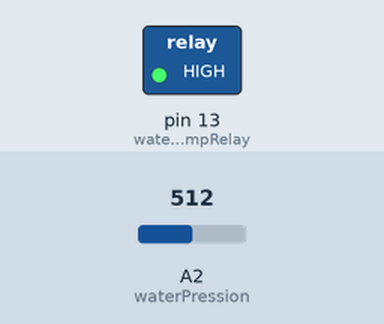
Recording of a sketch running on a simulated Arduino Uno, built with avr-gcc and run on an emulated ATmega328P. Shown: switched loads named in the sketch (green lamp = pin HIGH). The inputs (shaded band) are chosen by the test bench; at power-on: A2 (waterPression) = 512.

Above: at 6.2 s.
6.3 s: A2 (waterPression) set to 162
8.2 s: A2 (waterPression) set to 140
At 9.9 s:
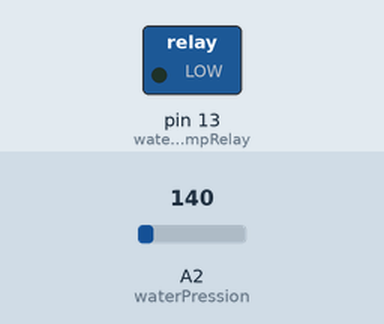
10.5 s: A2 (waterPression) set to 217
12.2 s: A2 (waterPression) set to 240
At 14.1 s:
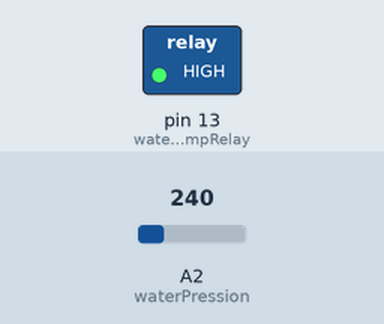
14.5 s: A2 (waterPression) set to 122
At 15.7 s:
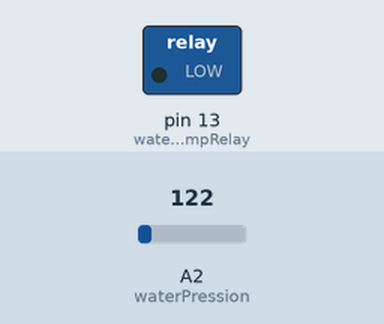
Timing chart, 0 to 17.5 s (numbered marks = the images above; inputs shaded):
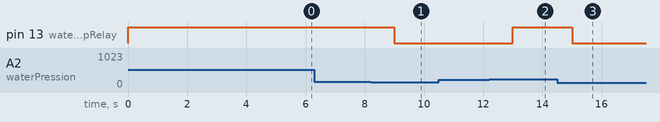

Measured:
- the behaviour switches between 151 and 150 on A2 (waterPression) (found by bisection; images 0 and 1)
- the behaviour switches between 232 and 233 on A2 (waterPression) (found by bisection; images 1 and 2)
- after the input at 6.3 s, every drawn part: stays the same
- after the input at 8.2 s, pin 13 (waterPumpRelay): HIGH → LOW after 0.80 s
- after the input at 10.5 s, every drawn part: stays the same
- after the input at 12.2 s, pin 13 (waterPumpRelay): LOW → HIGH after 0.80 s
- after the input at 14.5 s, pin 13 (waterPumpRelay): HIGH → LOW after 0.50 s

The sketch:

water_pump_manager.ino
```cpp
#include <Wire.h>

/*
Gestion pompe à eau
Améliorer par Bruno Enée
brunoenee@gmail.com
*/

// DECLARATION DES VARIABLES
// -------------------------
int waterPression = A2;         // Pin lecture pression de l'eau du surpresseur
int delais = 1000;              // Variable pour la fonction delay en milliseconde
int pValue;
float pVout;

const int waterPumpRelay = 13;   // Relay activation pompe à eau
bool statusMoteur;
// -------------------------

// DECLARATION DES FONCTIONS
// -------------------------
void LirePressionEau();
void ActiverPump();
void DesactiverPump();
// -------------------------

void setup(){
   pinMode(waterPression, INPUT);
   pinMode(waterPumpRelay, OUTPUT);

   digitalWrite(waterPumpRelay, HIGH);

   Serial.begin(9600);
   delay(5000);
}

void ActiverPump(){
    //Serial.println("Activation pompe");
    digitalWrite(waterPumpRelay, LOW);
}

void DesactiverPump(){
    //Serial.println("Desactivation pompe");
    digitalWrite(waterPumpRelay, HIGH);
}

void LirePressionEau(){

  pValue = analogRead(waterPression);       // Lire la valeur du pin waterPression
  pVout = (pValue * 5.0) / 1024.0;          // Convertir signal signal analogique 0-5v en signal 0-1024 (echantillonnage)

  float pressionPascal =  (3.0 * ((float)pVout - 0.47 )) *  1000000.0;  // Convertir signal en pression pascal
  float pressionBar = pressionPascal / 10e5; // Convertir pression pascal en bar

  //Serial.print("\nPression bars  = ");
  //Serial.println(pressionBar, 2);
  statusMoteur = digitalRead(waterPumpRelay);
  //Serial.print("Status relais: ");
  //Serial.print(statusMoteur);
  if (statusMoteur == LOW and pressionBar >= 2 ){
      DesactiverPump();
  }
  else if (statusMoteur == HIGH and pressionBar <= 0.8 ){
      ActiverPump();
  }
}

void loop(){
   LirePressionEau();
   delay(delais);
}
```
